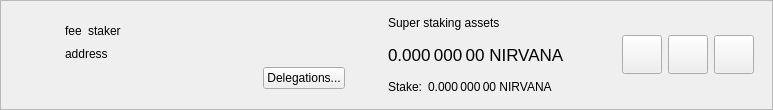
<?xml version="1.0" encoding="UTF-8"?>
<ui version="4.0">
 <class>SuperStakerItemWidget</class>
 <widget class="QWidget" name="SuperStakerItemWidget">
  <property name="geometry">
   <rect>
    <x>0</x>
    <y>0</y>
    <width>773</width>
    <height>110</height>
   </rect>
  </property>
  <property name="sizePolicy">
   <sizepolicy hsizetype="Preferred" vsizetype="Maximum">
    <horstretch>0</horstretch>
    <verstretch>0</verstretch>
   </sizepolicy>
  </property>
  <property name="windowTitle">
   <string>Form</string>
  </property>
  <layout class="QVBoxLayout" name="verticalLayout_2">
   <property name="spacing">
    <number>0</number>
   </property>
   <property name="leftMargin">
    <number>0</number>
   </property>
   <property name="topMargin">
    <number>0</number>
   </property>
   <property name="rightMargin">
    <number>0</number>
   </property>
   <property name="bottomMargin">
    <number>0</number>
   </property>
   <item>
    <widget class="QFrame" name="superStakerItemFrame">
     <property name="frameShape">
      <enum>QFrame::StyledPanel</enum>
     </property>
     <property name="frameShadow">
      <enum>QFrame::Raised</enum>
     </property>
     <layout class="QHBoxLayout" name="horizontalLayout">
      <property name="topMargin">
       <number>0</number>
      </property>
      <property name="bottomMargin">
       <number>0</number>
      </property>
      <item>
       <widget class="QLabel" name="superStakerLogo">
        <property name="sizePolicy">
         <sizepolicy hsizetype="Fixed" vsizetype="Fixed">
          <horstretch>0</horstretch>
          <verstretch>0</verstretch>
         </sizepolicy>
        </property>
        <property name="minimumSize">
         <size>
          <width>40</width>
          <height>40</height>
         </size>
        </property>
        <property name="alignment">
         <set>Qt::AlignCenter</set>
        </property>
       </widget>
      </item>
      <item>
       <widget class="QStackedWidget" name="stackedWidget">
        <property name="currentIndex">
         <number>0</number>
        </property>
        <widget class="QWidget" name="page">
         <layout class="QHBoxLayout" name="horizontalLayout_4">
          <item>
           <layout class="QHBoxLayout" name="horizontalLayout_3">
            <item>
             <layout class="QVBoxLayout" name="verticalLayout">
              <property name="rightMargin">
               <number>15</number>
              </property>
              <item>
               <spacer name="verticalSpacer_2">
                <property name="orientation">
                 <enum>Qt::Vertical</enum>
                </property>
                <property name="sizeHint" stdset="0">
                 <size>
                  <width>20</width>
                  <height>0</height>
                 </size>
                </property>
               </spacer>
              </item>
              <item alignment="Qt::AlignLeft">
               <widget class="QWidget" name="widgetSuperStaker" native="true">
                <property name="minimumSize">
                 <size>
                  <width>280</width>
                  <height>0</height>
                 </size>
                </property>
                <layout class="QHBoxLayout" name="horizontalLayout_2" stretch="0,0,1">
                 <property name="leftMargin">
                  <number>0</number>
                 </property>
                 <property name="topMargin">
                  <number>0</number>
                 </property>
                 <property name="rightMargin">
                  <number>0</number>
                 </property>
                 <property name="bottomMargin">
                  <number>0</number>
                 </property>
                 <item alignment="Qt::AlignLeft">
                  <widget class="QLabel" name="labelFee">
                   <property name="text">
                    <string>fee</string>
                   </property>
                   <property name="textInteractionFlags">
                    <set>Qt::LinksAccessibleByMouse|Qt::TextSelectableByMouse</set>
                   </property>
                  </widget>
                 </item>
                 <item alignment="Qt::AlignLeft">
                  <widget class="QLabel" name="labelStaker">
                   <property name="text">
                    <string>staker</string>
                   </property>
                   <property name="textInteractionFlags">
                    <set>Qt::LinksAccessibleByMouse|Qt::TextSelectableByMouse</set>
                   </property>
                  </widget>
                 </item>
                 <item>
                  <spacer name="horizontalSpacer">
                   <property name="orientation">
                    <enum>Qt::Horizontal</enum>
                   </property>
                   <property name="sizeType">
                    <enum>QSizePolicy::Minimum</enum>
                   </property>
                   <property name="sizeHint" stdset="0">
                    <size>
                     <width>0</width>
                     <height>20</height>
                    </size>
                   </property>
                  </spacer>
                 </item>
                </layout>
               </widget>
              </item>
              <item>
               <widget class="QLabel" name="labelAddress">
                <property name="text">
                 <string>address</string>
                </property>
                <property name="textInteractionFlags">
                 <set>Qt::LinksAccessibleByMouse|Qt::TextSelectableByMouse</set>
                </property>
               </widget>
              </item>
              <item alignment="Qt::AlignRight">
               <widget class="QPushButton" name="buttonDelegations">
                <property name="text">
                 <string>Delegations...</string>
                </property>
               </widget>
              </item>
              <item>
               <spacer name="verticalSpacer">
                <property name="orientation">
                 <enum>Qt::Vertical</enum>
                </property>
                <property name="sizeHint" stdset="0">
                 <size>
                  <width>20</width>
                  <height>0</height>
                 </size>
                </property>
               </spacer>
              </item>
             </layout>
            </item>
            <item>
             <widget class="QWidget" name="vLineAssets" native="true">
              <property name="sizePolicy">
               <sizepolicy hsizetype="Preferred" vsizetype="Preferred">
                <horstretch>0</horstretch>
                <verstretch>0</verstretch>
               </sizepolicy>
              </property>
              <property name="minimumSize">
               <size>
                <width>1</width>
                <height>0</height>
               </size>
              </property>
             </widget>
            </item>
            <item>
             <widget class="QWidget" name="widgetStakingAssets" native="true">
              <property name="sizePolicy">
               <sizepolicy hsizetype="Minimum" vsizetype="Preferred">
                <horstretch>0</horstretch>
                <verstretch>0</verstretch>
               </sizepolicy>
              </property>
              <layout class="QVBoxLayout" name="verticalLayout_3">
               <property name="leftMargin">
                <number>15</number>
               </property>
               <property name="topMargin">
                <number>0</number>
               </property>
               <property name="rightMargin">
                <number>15</number>
               </property>
               <property name="bottomMargin">
                <number>0</number>
               </property>
               <item>
                <widget class="QLabel" name="labelAssetsText">
                 <property name="text">
                  <string>Super staking assets</string>
                 </property>
                 <property name="alignment">
                  <set>Qt::AlignLeading|Qt::AlignLeft|Qt::AlignVCenter</set>
                 </property>
                </widget>
               </item>
               <item>
                <widget class="QLabel" name="labelAssets">
                 <property name="font">
                  <font>
                   <pointsize>13</pointsize>
                  </font>
                 </property>
                 <property name="cursor">
                  <cursorShape>IBeamCursor</cursorShape>
                 </property>
                 <property name="toolTip">
                  <string>Your current spendable balance</string>
                 </property>
                 <property name="text">
                  <string notr="true">0.000 000 00 NIRVANA</string>
                 </property>
                 <property name="alignment">
                  <set>Qt::AlignLeading|Qt::AlignLeft|Qt::AlignVCenter</set>
                 </property>
                 <property name="textInteractionFlags">
                  <set>Qt::LinksAccessibleByMouse|Qt::TextSelectableByMouse</set>
                 </property>
                </widget>
               </item>
               <item>
                <layout class="QHBoxLayout" name="horizontalLayout_6">
                 <property name="spacing">
                  <number>6</number>
                 </property>
                 <item>
                  <widget class="QLabel" name="labelStakeText">
                   <property name="sizePolicy">
                    <sizepolicy hsizetype="Maximum" vsizetype="Preferred">
                     <horstretch>0</horstretch>
                     <verstretch>0</verstretch>
                    </sizepolicy>
                   </property>
                   <property name="text">
                    <string>Stake:</string>
                   </property>
                   <property name="alignment">
                    <set>Qt::AlignLeading|Qt::AlignLeft|Qt::AlignVCenter</set>
                   </property>
                  </widget>
                 </item>
                 <item>
                  <widget class="QLabel" name="labelStake">
                   <property name="text">
                    <string>0.000 000 00 NIRVANA</string>
                   </property>
                   <property name="alignment">
                    <set>Qt::AlignLeading|Qt::AlignLeft|Qt::AlignVCenter</set>
                   </property>
                   <property name="textInteractionFlags">
                    <set>Qt::LinksAccessibleByMouse|Qt::TextSelectableByMouse</set>
                   </property>
                  </widget>
                 </item>
                 <item>
                  <spacer name="horizontalSpacer_4">
                   <property name="orientation">
                    <enum>Qt::Horizontal</enum>
                   </property>
                   <property name="sizeType">
                    <enum>QSizePolicy::Minimum</enum>
                   </property>
                   <property name="sizeHint" stdset="0">
                    <size>
                     <width>0</width>
                     <height>0</height>
                    </size>
                   </property>
                  </spacer>
                 </item>
                </layout>
               </item>
              </layout>
             </widget>
            </item>
            <item>
             <spacer name="horizontalSpacer_2">
              <property name="orientation">
               <enum>Qt::Horizontal</enum>
              </property>
              <property name="sizeHint" stdset="0">
               <size>
                <width>0</width>
                <height>20</height>
               </size>
              </property>
             </spacer>
            </item>
            <item>
             <widget class="QToolButton" name="buttonConfig">
              <property name="text">
               <string/>
              </property>
              <property name="iconSize">
               <size>
                <width>32</width>
                <height>32</height>
               </size>
              </property>
             </widget>
            </item>
            <item>
             <widget class="QToolButton" name="buttonSplit">
              <property name="text">
               <string/>
              </property>
              <property name="iconSize">
               <size>
                <width>32</width>
                <height>32</height>
               </size>
              </property>
             </widget>
            </item>
            <item>
             <widget class="QToolButton" name="buttonRemove">
              <property name="text">
               <string/>
              </property>
              <property name="iconSize">
               <size>
                <width>32</width>
                <height>32</height>
               </size>
              </property>
             </widget>
            </item>
           </layout>
          </item>
         </layout>
        </widget>
        <widget class="QWidget" name="page_2">
         <layout class="QHBoxLayout" name="horizontalLayout_5">
          <item>
           <widget class="QLabel" name="labelNewSuperStaker">
            <property name="text">
             <string>Add new super stakers</string>
            </property>
           </widget>
          </item>
          <item>
           <spacer name="horizontalSpacer_3">
            <property name="orientation">
             <enum>Qt::Horizontal</enum>
            </property>
            <property name="sizeHint" stdset="0">
             <size>
              <width>408</width>
              <height>20</height>
             </size>
            </property>
           </spacer>
          </item>
          <item>
           <widget class="QToolButton" name="buttonRestore">
            <property name="text">
             <string/>
            </property>
            <property name="iconSize">
             <size>
              <width>32</width>
              <height>32</height>
             </size>
            </property>
           </widget>
          </item>
          <item>
           <widget class="QToolButton" name="buttonAdd">
            <property name="text">
             <string/>
            </property>
            <property name="iconSize">
             <size>
              <width>32</width>
              <height>32</height>
             </size>
            </property>
           </widget>
          </item>
         </layout>
        </widget>
       </widget>
      </item>
     </layout>
    </widget>
   </item>
  </layout>
 </widget>
 <resources/>
 <connections/>
</ui>
